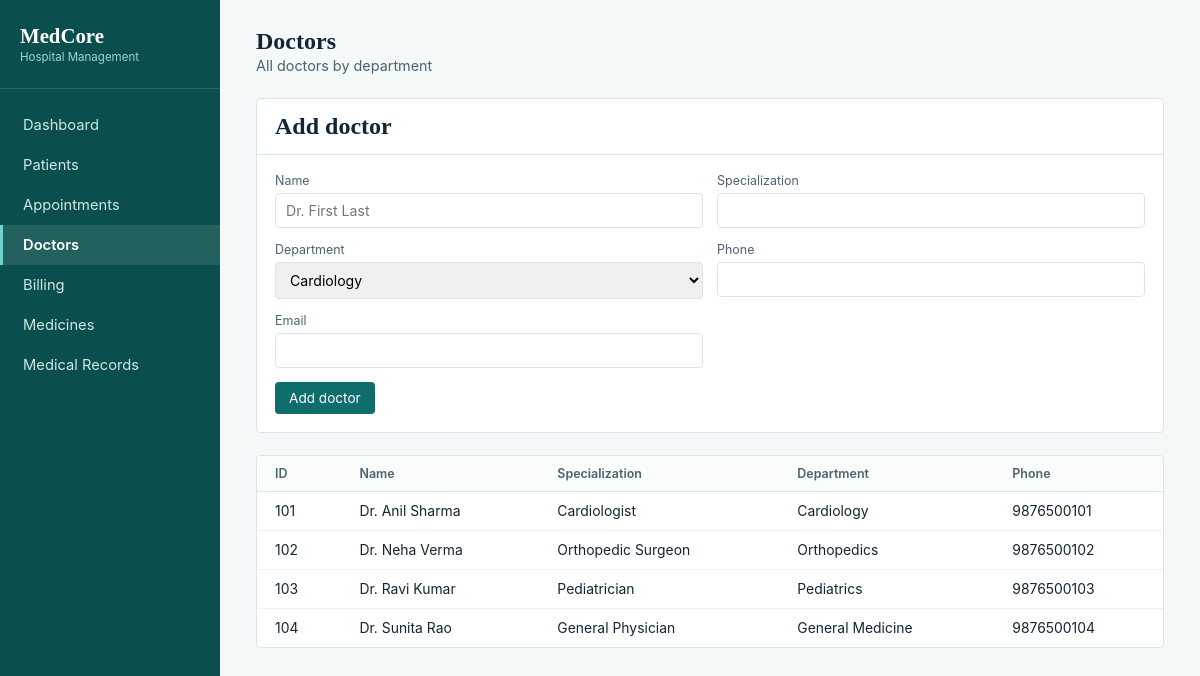
The app's page /doctors.php with its own data.
### tables this page shows
CREATE TABLE DOCTOR (
    Doctor_ID       INT PRIMARY KEY,
    Department_ID   INT,
    Doctor_Name     VARCHAR(100) NOT NULL,
    Specialization  VARCHAR(100),
    Phone           VARCHAR(15),
    Email           VARCHAR(100),
    FOREIGN KEY (Department_ID) REFERENCES DEPARTMENT(Department_ID)
);

CREATE TABLE DEPARTMENT (
    Department_ID   INT PRIMARY KEY,
    Department_Name VARCHAR(100) NOT NULL,
    Location        VARCHAR(100),
    Contact_Number  VARCHAR(15)
);

### doctors.php (the view, shortened to what this page needs)
<?php
$departments = mysqli_query($conn, "SELECT Department_ID, Department_Name FROM DEPARTMENT");
$sql = "SELECT d.Doctor_ID, d.Doctor_Name, d.Specialization, d.Phone, dept.Department_Name
        FROM DOCTOR d JOIN DEPARTMENT dept ON d.Department_ID = dept.Department_ID
        ORDER BY d.Doctor_ID";
$doctors = mysqli_query($conn, $sql);
?>
<!DOCTYPE html>
<html>
<head>
<link rel="stylesheet" href="css/style.css">
</head>
<body>
<div class="app">
  <aside class="sidebar">
    <div class="brand"><h1>MedCore</h1><span>Hospital Management</span></div>
    <nav>
      <a href="index.php">Dashboard</a>
      <a href="patients.php">Patients</a>
      <a href="appointments.php">Appointments</a>
      <a href="doctors.php" class="active">Doctors</a>
      <a href="billing.php">Billing</a>
      <a href="medicines.php">Medicines</a>
      <a href="medical_records.php">Medical Records</a>
    </nav>
  </aside>
  <main>
    <div class="topbar"><div><h2>Doctors</h2><p>All doctors by department</p></div></div>
    <div class="panel">
      <div class="panel-head"><h2>Add doctor</h2></div>
      <form method="POST" class="form-grid">
        <div class="field"><label>Name</label><input type="text" name="name" required placeholder="Dr. First Last"></div>
        <div class="field"><label>Specialization</label><input type="text" name="spec"></div>
        <div class="field"><label>Department</label>
          <select name="dept" required>
            <?php while ($d = mysqli_fetch_assoc($departments)): ?>
              <option value="<?= $d['Department_ID'] ?>"><?= $d['Department_Name'] ?></option>
            <?php endwhile; ?>
          </select>
        </div>
        <div class="field"><label>Phone</label><input type="text" name="phone"></div>
        <div class="field"><label>Email</label><input type="email" name="email"></div>
        <div class="form-actions"><button class="btn" type="submit">Add doctor</button></div>
      </form>
    </div>
    <div class="panel">
      <table>
        <tr><th>ID</th><th>Name</th><th>Specialization</th><th>Department</th><th>Phone</th></tr>
        <?php while ($row = mysqli_fetch_assoc($doctors)): ?>
          <tr>
            <td><?= $row['Doctor_ID'] ?></td>
            <td><?= $row['Doctor_Name'] ?></td>
            <td><?= $row['Specialization'] ?></td>
            <td><?= $row['Department_Name'] ?></td>
            <td><?= $row['Phone'] ?></td>
          </tr>
        <?php endwhile; ?>
      </table>
    </div>
  </main>
</div>
</body>
</html>

### css/style.css (style rules this page uses)
:root { --ink:#132532; --ink-soft:#4b6270; --line:#dbe4e8; --bg:#f4f8f9; --panel:#ffffff; --teal:#0f6e6b; --teal-deep:#0a4f4d; --amber:#c17a1f; --red:#b3413b; --radius:4px; }
* { box-sizing:border-box; }
body { margin:0;font-family:-apple-system,Helvetica,Arial,sans-serif;background:var(--bg);color:var(--ink); }
h1,h2 { font-family:Georgia,serif;margin:0; }
.app { display:flex;min-height:100vh; }
.sidebar { width:220px;background:var(--teal-deep);color:#dff1ef;padding:24px 0; }
.brand { padding:0 20px 24px 20px;border-bottom:1px solid rgba(255,255,255,.14);margin-bottom:16px; }
.brand h1 { color:#fff;font-size:1.3rem; }
.brand span { display:block;font-size:.72rem;color:#9fd3cf;margin-top:2px; }
nav a { display:block;padding:11px 20px;color:#cfe8e5;text-decoration:none;font-size:.92rem;border-left:3px solid transparent; }
nav a.active { background:rgba(255,255,255,.1);border-left:3px solid #6fd3cb;color:#fff;font-weight:600; }
main { flex:1;padding:28px 36px; }
.topbar { display:flex;justify-content:space-between;align-items:baseline;margin-bottom:24px;flex-wrap:wrap;gap:8px; }
.topbar p { margin:2px 0 0;color:var(--ink-soft);font-size:.9rem; }
.panel { background:var(--panel);border:1px solid var(--line);border-radius:var(--radius);margin-bottom:22px;overflow-x:auto; }
.panel-head { display:flex;justify-content:space-between;align-items:center;padding:14px 18px;border-bottom:1px solid var(--line); }
.btn { background:var(--teal);color:#fff;border:none;padding:8px 14px;border-radius:var(--radius);font-size:.85rem;cursor:pointer;font-family:inherit; }
table { width:100%;border-collapse:collapse;font-size:.87rem;min-width:600px; }
th { text-align:left;padding:10px 18px;color:var(--ink-soft);font-weight:600;border-bottom:1px solid var(--line);background:#fafcfc;font-size:.78rem; }
td { padding:11px 18px;border-bottom:1px solid #edf2f3; }
tr:last-child td { border-bottom:none; }
.form-grid { display:grid;grid-template-columns:1fr 1fr;gap:14px;padding:18px; }
.field { display:flex;flex-direction:column;gap:5px; }
.field label { font-size:.78rem;color:var(--ink-soft); }
.field input,.field select { padding:8px 10px;border:1px solid var(--line);border-radius:var(--radius);font-size:.88rem;font-family:inherit; }
.form-actions { grid-column:1/-1; }

### records on screen
doctor: Doctor_ID "101", Doctor_Name "Dr. Anil Sharma", Specialization "Cardiologist", Department_ID.Department_Name "Cardiology", Phone "9876500101"
doctor: Doctor_ID "102", Doctor_Name "Dr. Neha Verma", Specialization "Orthopedic Surgeon", Department_ID.Department_Name "Orthopedics", Phone "9876500102"
doctor: Doctor_ID "103", Doctor_Name "Dr. Ravi Kumar", Specialization "Pediatrician", Department_ID.Department_Name "Pediatrics", Phone "9876500103"
doctor: Doctor_ID "104", Doctor_Name "Dr. Sunita Rao", Specialization "General Physician", Department_ID.Department_Name "General Medicine", Phone "9876500104"

### other values on screen
form field dept "Cardiology"
